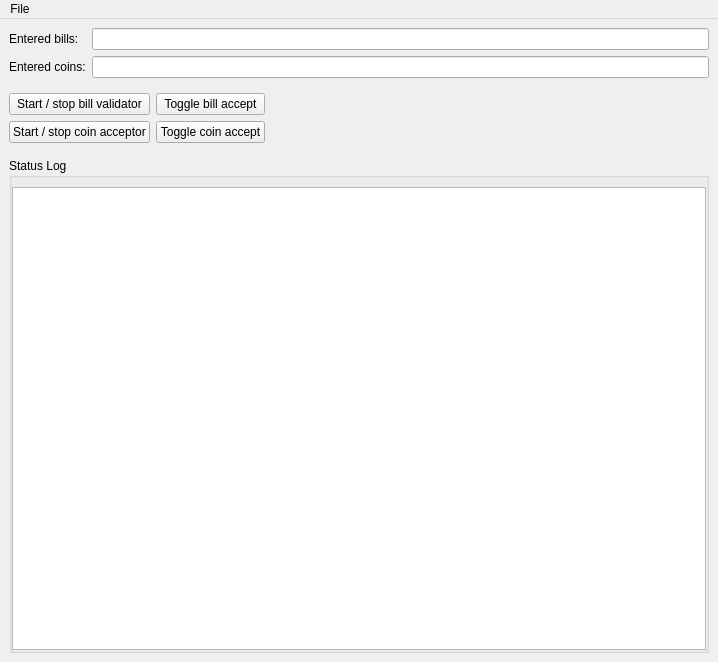
<?xml version="1.0" encoding="UTF-8"?>
<ui version="4.0">
 <class>MainWindow</class>
 <widget class="QMainWindow" name="MainWindow">
  <property name="geometry">
   <rect>
    <x>0</x>
    <y>0</y>
    <width>718</width>
    <height>662</height>
   </rect>
  </property>
  <property name="windowTitle">
   <string>Paybox</string>
  </property>
  <widget class="QWidget" name="centralwidget">
   <layout class="QVBoxLayout" name="verticalLayout">
    <item>
     <widget class="QWidget" name="widget" native="true">
      <layout class="QVBoxLayout" name="verticalLayout_2">
       <property name="leftMargin">
        <number>0</number>
       </property>
       <property name="topMargin">
        <number>0</number>
       </property>
       <property name="rightMargin">
        <number>0</number>
       </property>
       <property name="bottomMargin">
        <number>0</number>
       </property>
       <item>
        <widget class="QWidget" name="widget_2" native="true">
         <layout class="QFormLayout" name="formLayout">
          <property name="fieldGrowthPolicy">
           <enum>QFormLayout::AllNonFixedFieldsGrow</enum>
          </property>
          <property name="leftMargin">
           <number>0</number>
          </property>
          <property name="topMargin">
           <number>0</number>
          </property>
          <property name="rightMargin">
           <number>0</number>
          </property>
          <item row="0" column="0">
           <widget class="QLabel" name="label">
            <property name="text">
             <string>Entered bills:</string>
            </property>
            <property name="buddy">
             <cstring>entered_coins_lineedit</cstring>
            </property>
           </widget>
          </item>
          <item row="0" column="1">
           <widget class="QLineEdit" name="entered_bills_lineedit">
            <property name="readOnly">
             <bool>true</bool>
            </property>
           </widget>
          </item>
          <item row="1" column="0">
           <widget class="QLabel" name="label_2">
            <property name="text">
             <string>Entered coins:</string>
            </property>
            <property name="buddy">
             <cstring>entered_bills_lineedit</cstring>
            </property>
           </widget>
          </item>
          <item row="1" column="1">
           <widget class="QLineEdit" name="entered_coins_lineedit">
            <property name="readOnly">
             <bool>true</bool>
            </property>
           </widget>
          </item>
          <item row="2" column="0" colspan="2">
           <widget class="QWidget" name="widget_3" native="true">
            <layout class="QGridLayout" name="gridLayout">
             <property name="leftMargin">
              <number>0</number>
             </property>
             <property name="rightMargin">
              <number>0</number>
             </property>
             <property name="bottomMargin">
              <number>0</number>
             </property>
             <item row="0" column="1">
              <widget class="QPushButton" name="toggle_bill_accept_button">
               <property name="text">
                <string>Toggle bill accept</string>
               </property>
              </widget>
             </item>
             <item row="0" column="0">
              <widget class="QPushButton" name="start_stop_bill_validator_button">
               <property name="text">
                <string>Start / stop bill validator</string>
               </property>
              </widget>
             </item>
             <item row="1" column="0">
              <widget class="QPushButton" name="start_stop_coin_acceptor_button">
               <property name="text">
                <string>Start / stop coin acceptor</string>
               </property>
              </widget>
             </item>
             <item row="1" column="1">
              <widget class="QPushButton" name="toggle_coin_accept_button">
               <property name="text">
                <string>Toggle coin accept</string>
               </property>
              </widget>
             </item>
             <item row="0" column="3" rowspan="2">
              <spacer name="horizontalSpacer">
               <property name="orientation">
                <enum>Qt::Horizontal</enum>
               </property>
               <property name="sizeHint" stdset="0">
                <size>
                 <width>40</width>
                 <height>20</height>
                </size>
               </property>
              </spacer>
             </item>
            </layout>
           </widget>
          </item>
         </layout>
        </widget>
       </item>
       <item>
        <widget class="QGroupBox" name="groupBox_2">
         <property name="title">
          <string>Status Log</string>
         </property>
         <property name="flat">
          <bool>true</bool>
         </property>
         <layout class="QVBoxLayout" name="verticalLayout_3">
          <property name="leftMargin">
           <number>0</number>
          </property>
          <property name="rightMargin">
           <number>0</number>
          </property>
          <property name="bottomMargin">
           <number>0</number>
          </property>
          <item>
           <widget class="QTextEdit" name="status_log_textedit">
            <property name="autoFormatting">
             <set>QTextEdit::AutoBulletList</set>
            </property>
            <property name="tabChangesFocus">
             <bool>true</bool>
            </property>
            <property name="readOnly">
             <bool>true</bool>
            </property>
            <property name="html">
             <string>&lt;!DOCTYPE HTML PUBLIC &quot;-//W3C//DTD HTML 4.0//EN&quot; &quot;http://www.w3.org/TR/REC-html40/strict.dtd&quot;&gt;
&lt;html&gt;&lt;head&gt;&lt;meta name=&quot;qrichtext&quot; content=&quot;1&quot; /&gt;&lt;style type=&quot;text/css&quot;&gt;
p, li { white-space: pre-wrap; }
&lt;/style&gt;&lt;/head&gt;&lt;body style=&quot; font-family:'Sans'; font-size:10pt; font-weight:400; font-style:normal;&quot;&gt;
&lt;p style=&quot;-qt-paragraph-type:empty; margin-top:0px; margin-bottom:0px; margin-left:0px; margin-right:0px; -qt-block-indent:0; text-indent:0px; font-family:'Sans Serif'; font-size:9pt;&quot;&gt;&lt;br /&gt;&lt;/p&gt;&lt;/body&gt;&lt;/html&gt;</string>
            </property>
           </widget>
          </item>
         </layout>
        </widget>
       </item>
      </layout>
     </widget>
    </item>
   </layout>
  </widget>
  <widget class="QMenuBar" name="main_menubar">
   <property name="geometry">
    <rect>
     <x>0</x>
     <y>0</y>
     <width>718</width>
     <height>27</height>
    </rect>
   </property>
   <widget class="QMenu" name="menu_file">
    <property name="title">
     <string>File</string>
    </property>
   </widget>
   <addaction name="menu_file"/>
  </widget>
 </widget>
 <tabstops>
  <tabstop>entered_bills_lineedit</tabstop>
  <tabstop>entered_coins_lineedit</tabstop>
  <tabstop>start_stop_bill_validator_button</tabstop>
  <tabstop>toggle_bill_accept_button</tabstop>
  <tabstop>start_stop_coin_acceptor_button</tabstop>
  <tabstop>toggle_coin_accept_button</tabstop>
  <tabstop>status_log_textedit</tabstop>
 </tabstops>
 <resources/>
 <connections/>
</ui>
